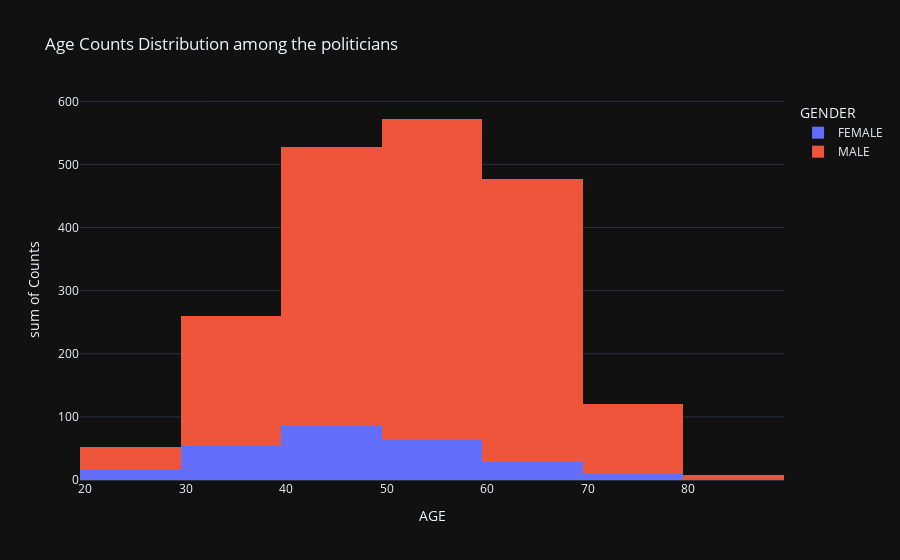

Notebook cell for this chart:
### Markdown cell above
# What is the relationship of Age and Politics?

### Code cell
age_cnt=ed_valid.groupby(['AGE','GENDER']).apply(lambda x:x['NAME'].count()).reset_index(name='Counts')
fig = px.histogram(age_cnt, x="AGE",y='Counts',color='GENDER',title='Age Counts Distribution among the politicians')
fig.update_layout(title_text='Age Counts Distribution among the politicians',template='plotly_dark')
fig.show()

### Figure 1 — Plotly figure (JSON) as saved in the notebook; plotly's stock layout.template omitted (floating-point values rounded to 4 significant figures)
{"data": [{"alignmentgroup": "True", "bingroup": "x", "histfunc": "sum", "hovertemplate": "GENDER=FEMALE<br>AGE=%{x}<br>sum of Counts=%{y}<extra></extra>", "legendgroup": "FEMALE", "marker": {"color": "#636efa"}, "name": "FEMALE", "offsetgroup": "FEMALE", "orientation": "v", "showlegend": true, "type": "histogram", "x": [25, 26, 27, 28, 29, 30, 31, 32, 33, 34, 35, 36, 37, 38, 39, 40, 41, 42, 43, 44, 45, 46, 47, 48, 49, 50, 51, 52, 53, 54, 55, 56, 57, 58, 59, 60, 61, 62, 64, 65, 66, 67, 68, 69, 70, 71, 72, 73, 74, 81], "xaxis": "x", "y": [5, 4, 2, 3, 2, 5, 4, 5, 7, 3, 3, 5, 8, 8, 6, 6, 8, 9, 9, 8, 10, 7, 11, 12, 6, 9, 5, 9, 5, 6, 6, 8, 8, 5, 3, 3, 7, 3, 1, 4, 1, 1, 3, 5, 3, 2, 1, 1, 2, 1], "yaxis": "y"}, {"alignmentgroup": "True", "bingroup": "x", "histfunc": "sum", "hovertemplate": "GENDER=MALE<br>AGE=%{x}<br>sum of Counts=%{y}<extra></extra>", "legendgroup": "MALE", "marker": {"color": "#EF553B"}, "name": "MALE", "offsetgroup": "MALE", "orientation": "v", "showlegend": true, "type": "histogram", "x": [25, 26, 27, 28, 29, 30, 31, 32, 33, 34, 35, 36, 37, 38, 39, 40, 41, 42, 43, 44, 45, 46, 47, 48, 49, 50, 51, 52, 53, 54, 55, 56, 57, 58, 59, 60, 61, 62, 63, 64, 65, 66, 67, 68, 69, 70, 71, 72, 73, 74, 75, 76, 77, 78, 79, 80, 81, 82, 83, 86], "xaxis": "x", "y": [1, 6, 8, 11, 11, 10, 16, 18, 22, 14, 17, 27, 27, 29, 26, 30, 34, 46, 50, 52, 34, 55, 40, 50, 50, 46, 48, 57, 43, 49, 61, 49, 40, 58, 57, 49, 54, 49, 44, 56, 47, 39, 43, 45, 23, 22, 20, 14, 12, 9, 7, 6, 8, 10, 4, 1, 1, 2, 1, 2], "yaxis": "y"}], "layout": {"barmode": "relative", "legend": {"title": {"text": "GENDER"}, "tracegroupgap": 0}, "title": {"text": "Age Counts Distribution among the politicians"}, "xaxis": {"anchor": "y", "domain": [0, 1], "title": {"text": "AGE"}, "type": "linear", "range": [19.5, 89.5], "autorange": true}, "yaxis": {"anchor": "x", "domain": [0, 1], "title": {"text": "sum of Counts"}, "type": "linear", "range": [0, 602.1], "autorange": true}, "autosize": true}}
